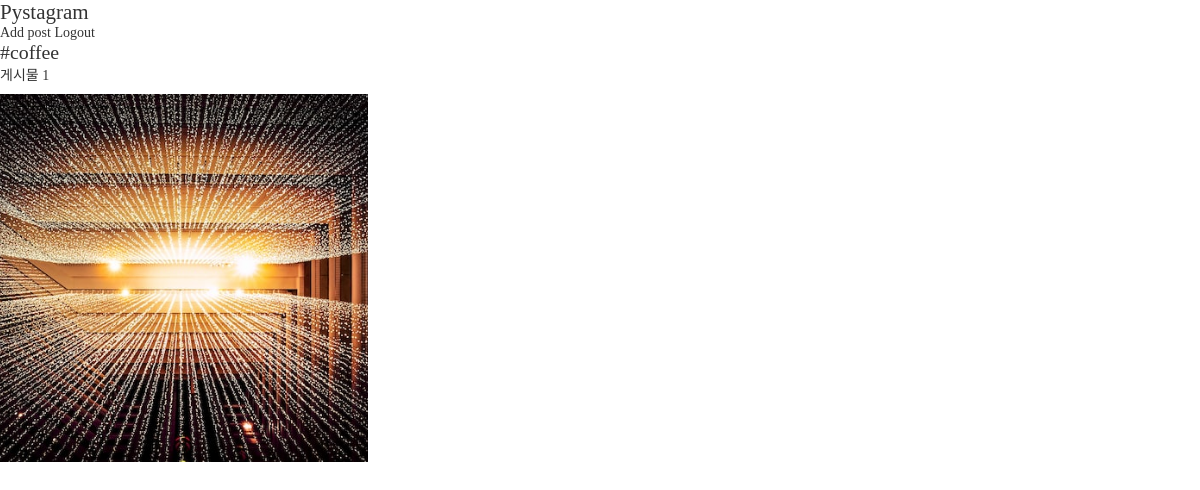
Screenshot of /posts/tags/coffee/ with the database file from the repository.
### posts/models.py (models this page shows, shortened)
class HashTag(models.Model):
    name = models.CharField("태그명", max_length=50)

class Post(models.Model):
    user = models.ForeignKey(
        "users.User",
        verbose_name="작성자",
        on_delete=models.CASCADE,
    )
    content = models.TextField("내용")
    created = models.DateTimeField("생성일시", auto_now_add=True)
    tags = models.ManyToManyField("posts.HashTag", verbose_name='해시태그 목록', blank=True)

class PostImage(models.Model):
    post = models.ForeignKey(
        Post,
        verbose_name="포스트",
        on_delete=models.CASCADE,
    )
    photo = models.ImageField("사진", upload_to="post")

### posts/views.py (the view)
# urls.py: path("tags/<str:tag_name>/", tags, name="tags"),
def tags(request, tag_name):
    try:
        tag = HashTag.objects.get(name=tag_name)
    except HashTag.DoesNotExists:
        posts = post.boject.none()
    else:
        posts = Post.objects.filter(tags=tag)
    context = {
        "tag_name": tag_name,
        "posts": posts,
    }
    return render(request, 'posts/tags.html', context)

### templates/posts/tags.html
{% extends 'base.html' %}
{% block content %}
<nav>
    <h1>
        <a href="{% url 'posts:feeds' %}">Pystagram</a>
    </h1>
    <a href="{% url 'posts:post_add' %}">Add post</a>
    <a href="{% url 'users:logout' %}">Logout</a>
</nav>
<div id="tags">
    <header class="tags-header">
        <h2>#{{ tag_name }}</h2>
        <div>게시물 {{ posts.count }}</div>
    </header>
    <div class="post-grid-container">
        {% for post in posts %}
            {% if post.postimage_set.first and post.postimage_set.first.photo %}
                <div class="post-grid">
                    <img src="{{ post.postimage_set.first.photo.url }}" alt="">
                </div>
            {% endif %}
        {% empty %}
            <p>검색된 게시물이 없습니다</p>
        {% endfor %}
    </div>
</div>
{% endblock %}

### static/css/style.css (style rules this page uses)
h1, h2, h3, h4, h5, h6 { padding: 0; margin: 0; font-weight: 300; }
h2 { font-size: 1.42rem; }
a { text-decoration: none; color: #333; }
html { margin: 0; font-family: "Noto Sans KR", serif; font-weight: 300; font-size: 14px; color: #333; height: 100%; }
body { margin: 0; height: 100%; }
.post-grid-container { display: flex; flex-direction: row; flex-wrap: wrap; }
.post-grid { display: flex; width: 30.6666666667vw; height: 30.6666666667vw; margin-right: 2vw; margin-bottom: 2vw; background-color: #eee; box-sizing: border-box; overflow: hidden; }
.post-grid img { max-width: 100%; object-fit: cover; object-position: center center; }
.tags-header { margin-bottom: 10px; }

### rows the page displays
HashTag: name "coffee"
Post: postimage_set.first.photo (picture)

### other values shown
{{ posts.count }} "1"
